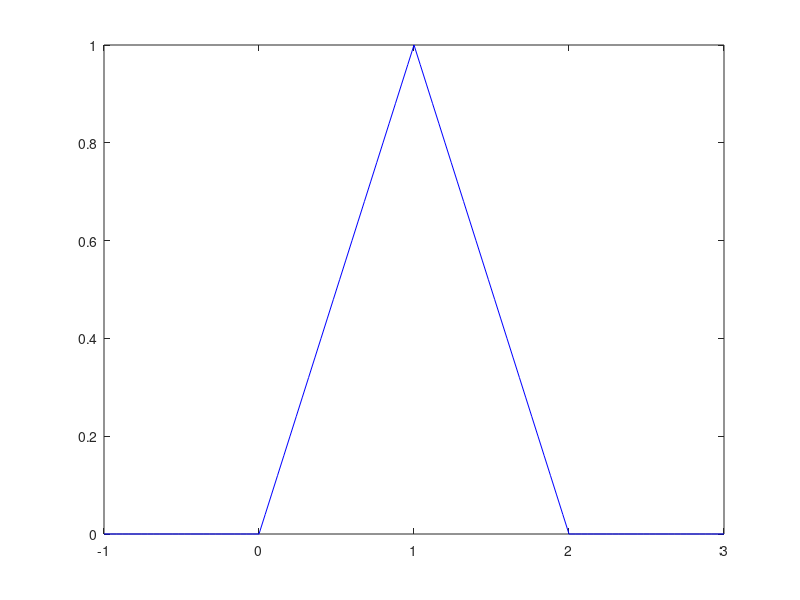

Reproduce this figure in MATLAB.
function funcion_por_partes
  xi=-1;
  xf=3;
  n=101;
  dx=(xf-xi)/(n-1);
  x=xi:dx:xf;
  for i=1:length(x)
    y(i)=gg(x(i));
  endfor
  plot(x,y,'b');
end
function p=gg(m)
  if m<0
    p=0;
  else
    p=m;
  endif
  if m>1
    p=2-m;
  endif
  if m>2
    p=0;
  endif
end
